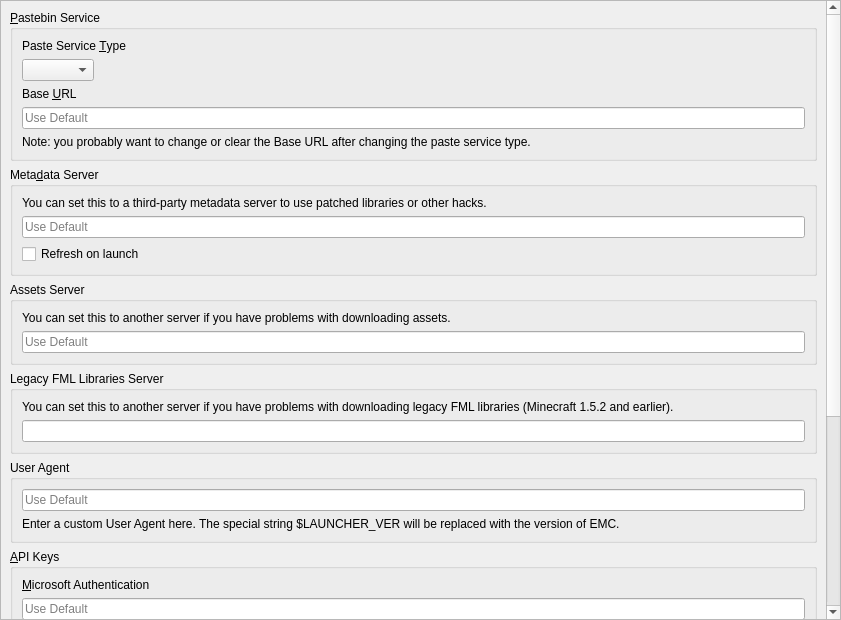
<?xml version="1.0" encoding="UTF-8"?>
<ui version="4.0">
 <class>APIPage</class>
 <widget class="QWidget" name="APIPage">
  <property name="geometry">
   <rect>
    <x>0</x>
    <y>0</y>
    <width>841</width>
    <height>620</height>
   </rect>
  </property>
  <layout class="QVBoxLayout" name="verticalLayout_2">
   <property name="leftMargin">
    <number>0</number>
   </property>
   <property name="topMargin">
    <number>0</number>
   </property>
   <property name="rightMargin">
    <number>0</number>
   </property>
   <property name="bottomMargin">
    <number>0</number>
   </property>
   <item>
    <widget class="QScrollArea" name="scrollArea">
     <property name="widgetResizable">
      <bool>true</bool>
     </property>
     <widget class="QWidget" name="scrollAreaWidgetContents">
      <property name="geometry">
       <rect>
        <x>0</x>
        <y>0</y>
        <width>825</width>
        <height>1236</height>
       </rect>
      </property>
      <layout class="QVBoxLayout" name="verticalLayout">
       <item>
        <widget class="QGroupBox" name="groupBox_paste">
         <property name="title">
          <string>&amp;Pastebin Service</string>
         </property>
         <layout class="QVBoxLayout" name="verticalLayout_3">
          <item>
           <widget class="QLabel" name="pasteServiceTypeLabel">
            <property name="text">
             <string>Paste Service &amp;Type</string>
            </property>
            <property name="buddy">
             <cstring>pasteTypeComboBox</cstring>
            </property>
           </widget>
          </item>
          <item>
           <widget class="QComboBox" name="pasteTypeComboBox">
            <property name="sizePolicy">
             <sizepolicy hsizetype="Maximum" vsizetype="Fixed">
              <horstretch>0</horstretch>
              <verstretch>0</verstretch>
             </sizepolicy>
            </property>
           </widget>
          </item>
          <item>
           <widget class="QLabel" name="baseURLLabel">
            <property name="text">
             <string>Base &amp;URL</string>
            </property>
            <property name="buddy">
             <cstring>baseURLEntry</cstring>
            </property>
           </widget>
          </item>
          <item>
           <widget class="QLineEdit" name="baseURLEntry">
            <property name="placeholderText">
             <string>Use Default</string>
            </property>
            <property name="clearButtonEnabled">
             <bool>true</bool>
            </property>
           </widget>
          </item>
          <item>
           <widget class="QLabel" name="baseURLNote">
            <property name="text">
             <string>Note: you probably want to change or clear the Base URL after changing the paste service type.</string>
            </property>
            <property name="wordWrap">
             <bool>true</bool>
            </property>
           </widget>
          </item>
         </layout>
        </widget>
       </item>
       <item>
        <widget class="QGroupBox" name="groupBox_meta">
         <property name="title">
          <string>Meta&amp;data Server</string>
         </property>
         <layout class="QVBoxLayout" name="verticalLayout_5">
          <item>
           <widget class="QLabel" name="label_6">
            <property name="text">
             <string>You can set this to a third-party metadata server to use patched libraries or other hacks.</string>
            </property>
            <property name="textFormat">
             <enum>Qt::RichText</enum>
            </property>
            <property name="wordWrap">
             <bool>true</bool>
            </property>
            <property name="openExternalLinks">
             <bool>true</bool>
            </property>
           </widget>
          </item>
          <item>
           <widget class="QLineEdit" name="metaURL">
            <property name="placeholderText">
             <string>Use Default</string>
            </property>
           </widget>
          </item>
          <item>
           <widget class="QCheckBox" name="metaRefreshOnLaunchCB">
            <property name="text">
             <string>Refresh on launch</string>
            </property>
           </widget>
          </item>
         </layout>
        </widget>
       </item>
       <item>
        <widget class="QGroupBox" name="groupBox_assets">
         <property name="title">
          <string>Assets Server</string>
         </property>
         <layout class="QVBoxLayout" name="verticalLayout_6">
          <item>
           <widget class="QLabel" name="label_7">
            <property name="text">
             <string>You can set this to another server if you have problems with downloading assets.</string>
            </property>
            <property name="textFormat">
             <enum>Qt::RichText</enum>
            </property>
            <property name="wordWrap">
             <bool>true</bool>
            </property>
            <property name="openExternalLinks">
             <bool>true</bool>
            </property>
           </widget>
          </item>
          <item>
           <widget class="QLineEdit" name="resourceURL">
            <property name="placeholderText">
             <string>Use Default</string>
            </property>
           </widget>
          </item>
         </layout>
        </widget>
       </item>
       <item>
        <widget class="QGroupBox" name="groupBox_fmllibs">
         <property name="title">
          <string>Legacy FML Libraries Server</string>
         </property>
         <layout class="QVBoxLayout" name="verticalLayout_8">
          <item>
           <widget class="QLabel" name="label">
            <property name="text">
             <string>You can set this to another server if you have problems with downloading legacy FML libraries (Minecraft 1.5.2 and earlier).</string>
            </property>
            <property name="textFormat">
             <enum>Qt::RichText</enum>
            </property>
            <property name="wordWrap">
             <bool>true</bool>
            </property>
            <property name="openExternalLinks">
             <bool>true</bool>
            </property>
           </widget>
          </item>
          <item>
           <widget class="QLineEdit" name="legacyFMLLibsURL"/>
          </item>
         </layout>
        </widget>
       </item>
       <item>
        <widget class="QGroupBox" name="groupBox_ua">
         <property name="minimumSize">
          <size>
           <width>0</width>
           <height>0</height>
          </size>
         </property>
         <property name="title">
          <string>User Agent</string>
         </property>
         <layout class="QVBoxLayout" name="verticalLayout_7">
          <item>
           <widget class="QLineEdit" name="userAgentLineEdit">
            <property name="placeholderText">
             <string>Use Default</string>
            </property>
           </widget>
          </item>
          <item>
           <widget class="QLabel" name="userAgentLabel">
            <property name="text">
             <string>Enter a custom User Agent here. The special string $LAUNCHER_VER will be replaced with the version of EMC.</string>
            </property>
            <property name="wordWrap">
             <bool>true</bool>
            </property>
           </widget>
          </item>
         </layout>
        </widget>
       </item>
       <item>
        <widget class="QGroupBox" name="groupBox_msa">
         <property name="title">
          <string>&amp;API Keys</string>
         </property>
         <layout class="QVBoxLayout" name="verticalLayout_4">
          <item>
           <widget class="QLabel" name="msaClientIDLabel">
            <property name="text">
             <string>&amp;Microsoft Authentication</string>
            </property>
            <property name="textFormat">
             <enum>Qt::RichText</enum>
            </property>
            <property name="wordWrap">
             <bool>true</bool>
            </property>
            <property name="openExternalLinks">
             <bool>true</bool>
            </property>
            <property name="buddy">
             <cstring>msaClientID</cstring>
            </property>
           </widget>
          </item>
          <item>
           <widget class="QLineEdit" name="msaClientID">
            <property name="placeholderText">
             <string>Use Default</string>
            </property>
           </widget>
          </item>
          <item>
           <widget class="QLabel" name="label_3">
            <property name="text">
             <string>Note: you probably don't need to set this if logging in via Microsoft Authentication already works.</string>
            </property>
            <property name="textFormat">
             <enum>Qt::RichText</enum>
            </property>
            <property name="wordWrap">
             <bool>true</bool>
            </property>
           </widget>
          </item>
          <item>
           <spacer name="verticalSpacer">
            <property name="orientation">
             <enum>Qt::Vertical</enum>
            </property>
            <property name="sizeType">
             <enum>QSizePolicy::Fixed</enum>
            </property>
            <property name="sizeHint" stdset="0">
             <size>
              <width>0</width>
              <height>6</height>
             </size>
            </property>
           </spacer>
          </item>
          <item>
           <widget class="QLabel" name="modrinthTokenLabel">
            <property name="text">
             <string>Mod&amp;rinth</string>
            </property>
            <property name="textFormat">
             <enum>Qt::RichText</enum>
            </property>
            <property name="wordWrap">
             <bool>true</bool>
            </property>
            <property name="openExternalLinks">
             <bool>true</bool>
            </property>
            <property name="buddy">
             <cstring>modrinthToken</cstring>
            </property>
           </widget>
          </item>
          <item>
           <widget class="QLineEdit" name="modrinthToken">
            <property name="enabled">
             <bool>true</bool>
            </property>
            <property name="placeholderText">
             <string>Use None</string>
            </property>
           </widget>
          </item>
          <item>
           <widget class="QLabel" name="label_8">
            <property name="text">
             <string>&lt;html&gt;&lt;head/&gt;&lt;body&gt;&lt;p&gt;Note: you only need to set this to access private data. Read the &lt;a href=&quot;https://docs.modrinth.com/api/#authentication&quot;&gt;documentation&lt;/a&gt; for more information.&lt;/p&gt;&lt;/body&gt;&lt;/html&gt;</string>
            </property>
            <property name="wordWrap">
             <bool>true</bool>
            </property>
            <property name="openExternalLinks">
             <bool>true</bool>
            </property>
           </widget>
          </item>
          <item>
           <spacer name="verticalSpacer_4">
            <property name="orientation">
             <enum>Qt::Vertical</enum>
            </property>
            <property name="sizeType">
             <enum>QSizePolicy::Fixed</enum>
            </property>
            <property name="sizeHint" stdset="0">
             <size>
              <width>0</width>
              <height>6</height>
             </size>
            </property>
           </spacer>
          </item>
          <item>
           <widget class="QLabel" name="flameKeyLabel">
            <property name="text">
             <string>&amp;CurseForge</string>
            </property>
            <property name="textFormat">
             <enum>Qt::RichText</enum>
            </property>
            <property name="wordWrap">
             <bool>true</bool>
            </property>
            <property name="openExternalLinks">
             <bool>true</bool>
            </property>
            <property name="buddy">
             <cstring>flameKey</cstring>
            </property>
           </widget>
          </item>
          <item>
           <widget class="QLineEdit" name="flameKey">
            <property name="enabled">
             <bool>true</bool>
            </property>
            <property name="placeholderText">
             <string>Use Default</string>
            </property>
           </widget>
          </item>
          <item>
           <widget class="QLabel" name="label_10">
            <property name="text">
             <string>Note: you probably don't need to set this if CurseForge already works.</string>
            </property>
            <property name="wordWrap">
             <bool>true</bool>
            </property>
           </widget>
          </item>
          <item>
           <widget class="QCheckBox" name="FallbackMRBlockedMods">
            <property name="text">
             <string>Enable fallback to Modrinth for blocked mods</string>
            </property>
           </widget>
          </item>
          <item>
           <spacer name="verticalSpacer_3">
            <property name="orientation">
             <enum>Qt::Vertical</enum>
            </property>
            <property name="sizeType">
             <enum>QSizePolicy::Fixed</enum>
            </property>
            <property name="sizeHint" stdset="0">
             <size>
              <width>0</width>
              <height>6</height>
             </size>
            </property>
           </spacer>
          </item>
          <item>
           <widget class="QLabel" name="label_12">
            <property name="text">
             <string>&amp;Technic</string>
            </property>
            <property name="buddy">
             <cstring>technicClientID</cstring>
            </property>
           </widget>
          </item>
          <item>
           <widget class="QLineEdit" name="technicClientID">
            <property name="placeholderText">
             <string>Use Default</string>
            </property>
           </widget>
          </item>
          <item>
           <widget class="QLabel" name="label_11">
            <property name="text">
             <string>&lt;html&gt;&lt;head/&gt;&lt;body&gt;&lt;p&gt;Note: you only need to set this to access private data.&lt;/p&gt;&lt;/body&gt;&lt;/html&gt;</string>
            </property>
            <property name="wordWrap">
             <bool>true</bool>
            </property>
           </widget>
          </item>
         </layout>
        </widget>
       </item>
       <item>
        <spacer name="verticalSpacer_2">
         <property name="orientation">
          <enum>Qt::Vertical</enum>
         </property>
         <property name="sizeHint" stdset="0">
          <size>
           <width>0</width>
           <height>0</height>
          </size>
         </property>
        </spacer>
       </item>
      </layout>
     </widget>
    </widget>
   </item>
  </layout>
 </widget>
 <resources/>
 <connections/>
</ui>
